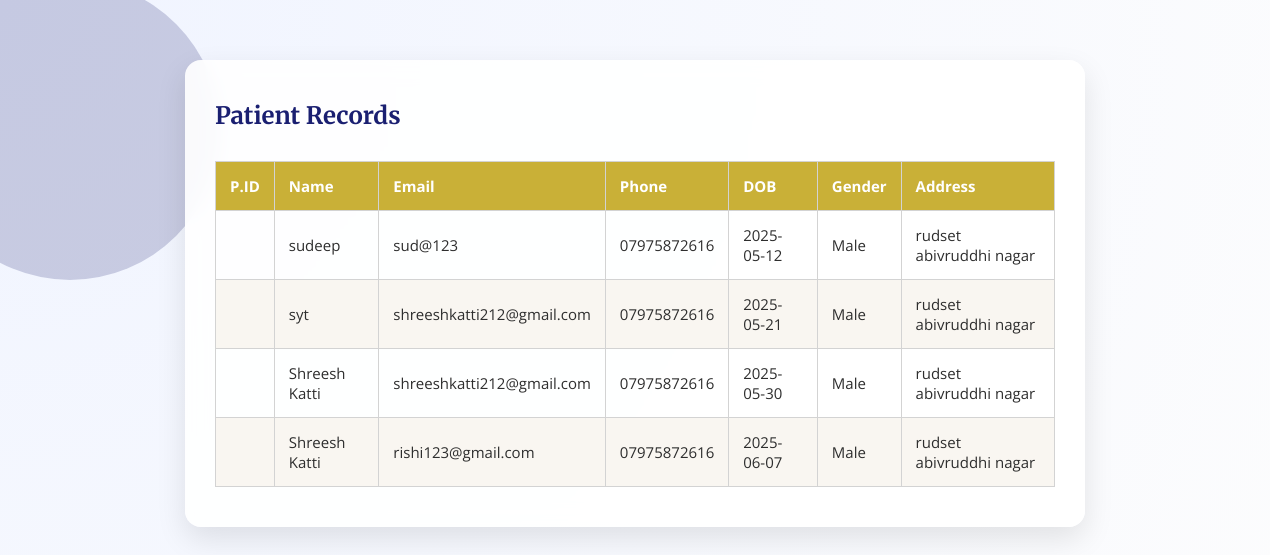
Page /.history/patients/view_patients_20250529194635.php on the committed database.
### tables this page shows
CREATE TABLE `patients` (
  `patient_id` int(11) NOT NULL,
  `name` varchar(100) NOT NULL,
  `email` varchar(100) DEFAULT NULL,
  `phone` varchar(20) DEFAULT NULL,
  `dob` date NOT NULL,
  `gender` varchar(10) NOT NULL,
  `address` varchar(255) DEFAULT NULL
);

### .history/patients/view_patients_20250529194635.php (the view, shortened to what this page needs)
<?php include '../includes/db.php'; ?>
<!DOCTYPE html>
<html>
<head>
  <link rel="stylesheet" href="../css/style.css">
</head>
<body>
<div class="container">
  <h2>Patient Records</h2>
  <table>
    <thead>
      <tr>
        <th>P.ID</th>
        <th>Name</th>
        <th>Email</th>
        <th>Phone</th>
        <th>DOB</th>
        <th>Gender</th>
        <th>Address</th>
      </tr>
    </thead>
    <tbody>
      <?php
      $result = $conn->query("SELECT * FROM patients");
      while ($row = $result->fetch_assoc()) {
        echo "<tr>
                <td>{$row['p_id']}</td>
                <td>{$row['name']}</td>
                <td>{$row['email']}</td>
                <td>{$row['phone']}</td>
                <td>{$row['dob']}</td>
                <td>{$row['gender']}</td>
                <td>{$row['address']}</td>
              </tr>";
      }
      ?>
    </tbody>
  </table>
</div>
</body>
</html>

### css/style.css (style rules this page uses)
* { margin: 0; padding: 0; box-sizing: border-box; }
body { background: radial-gradient(circle at top left, #f0f4ff, #fdfdfd); font-family: 'Open Sans', sans-serif; color: #2E2E2E; min-height: 100vh; position: relative; overflow-x: hidden; }
body::before, body::after { content: ''; position: absolute; border-radius: 50%; opacity: 0.2; z-index: 0; pointer-events: none; animation: float 10s ease-in-out infinite; }
body::before { width: 300px; height: 300px; background: #1A1F71; top: -80px; left: -80px; }
body::after { width: 200px; height: 200px; background: #C9B037; bottom: -60px; right: -60px; }
h1, h2, h3 { font-family: 'Merriweather', serif; color: #1A1F71; z-index: 1; position: relative; }
.container { max-width: 900px; margin: 60px auto; padding: 40px 30px; background-color: rgba(255, 255, 255, 0.9); backdrop-filter: blur(10px); border-radius: 16px; box-shadow: 0 12px 30px rgba(0,0,0,0.1); position: relative; z-index: 1; }
table { width: 100%; border-collapse: collapse; margin-top: 30px; font-size: 15px; }
th, td { padding: 14px; border: 1px solid #D3D3D3; text-align: left; }
thead { background-color: #C9B037; color: white; }
tbody tr:nth-child(even) { background-color: #F9F6F1; }

### rows in the picture
patients: name "sudeep", email "sud@123", phone "07975872616", dob "2025-05-12", gender "Male", address "rudset abivruddhi nagar"
patients: name "syt", email "shreeshkatti212@gmail.com", phone "07975872616", dob "2025-05-21", gender "Male", address "rudset abivruddhi nagar"
patients: name "Shreesh Katti", email "shreeshkatti212@gmail.com", phone "07975872616", dob "2025-05-30", gender "Male", address "rudset abivruddhi nagar"
patients: name "Shreesh Katti", email "rishi123@gmail.com", phone "07975872616", dob "2025-06-07", gender "Male", address "rudset abivruddhi nagar"
